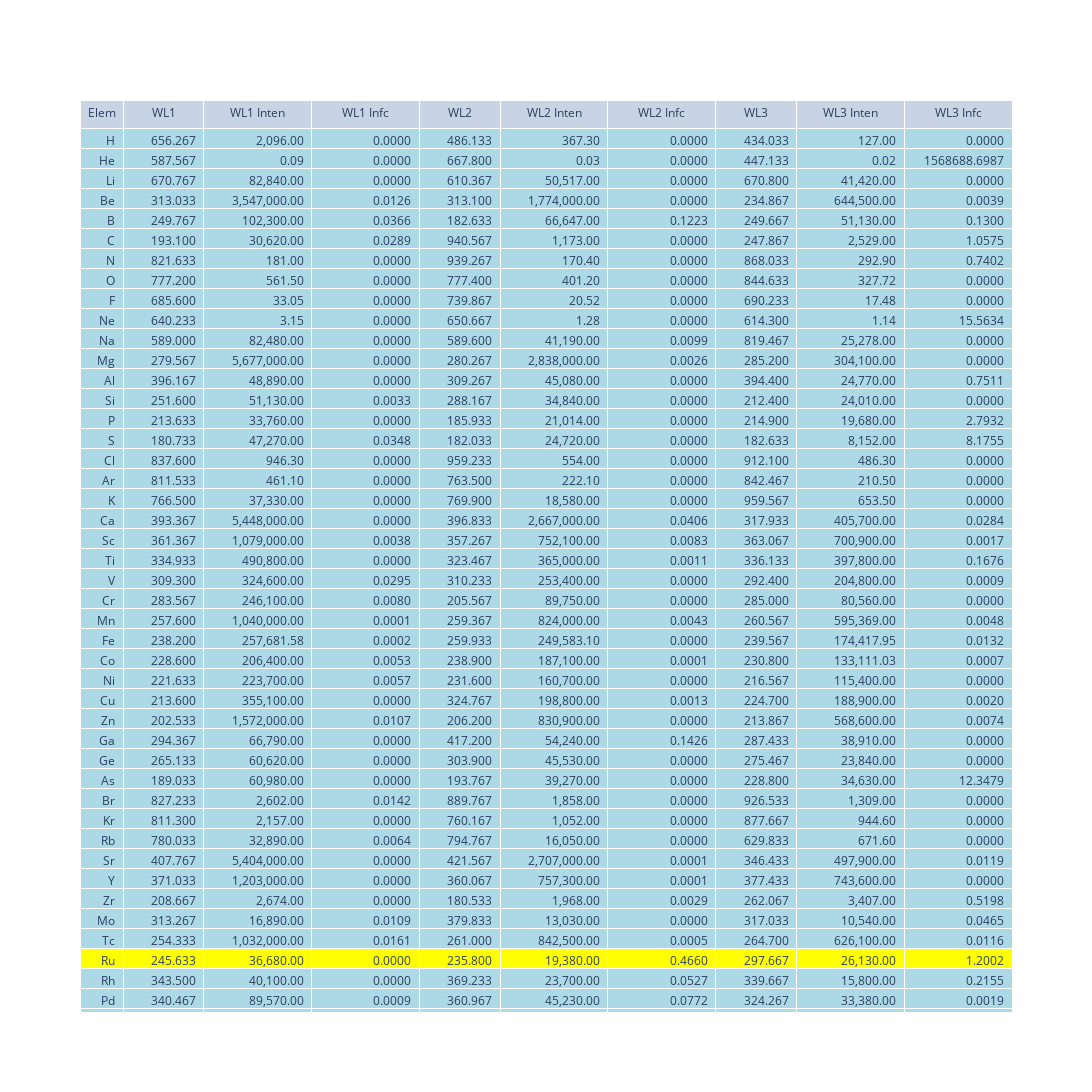

Notebook code cell kept with this figure:
### Code cell
#Make a table of this data with top 3 wavelengths for every element
#plotly takes data in column form as lists, plan to format text for cols
n_top = 3
infc_thresh = 0.25
infc_band = 0 #best signals do not have close neighbors. Units = wl increments
all_lines = np.sum(el_lines, axis=0)
el_waves = np.zeros((len(avail_elem), 3))
el_inten = np.zeros((len(avail_elem), 3))
el_infc = np.zeros((len(avail_elem), 3))
cell_col = [['lightblue' for i in range(len(avail_elem))] for i in range(3*n_top + 1)] #override to highlight
warn_color = 'yellow'
i = 0 #note el_lines indexing same as avail_elem by construction
for el in avail_elem:
    #find the n_top max intensity wavelengths
    top_ind = np.argpartition(el_lines[i], -n_top)[-n_top:]
    el_waves[i] = nist_wave[top_ind]
    el_inten[i] = el_lines[i][top_ind]
    #get additive spectrum of all other lines without this element
    el_others = all_lines - el_lines[i]
    el_infc[i] = [np.sum(el_others[i-infc_band:i+infc_band+1]) for i in top_ind] / el_lines[i][top_ind]

    #sort by non-infc intensity to elevate lowest interference lines
    sort_ind = np.argsort(el_inten[i] * (1 - el_infc[i]))[::-1] #descending sort now
    el_waves[i] = el_waves[i][sort_ind]
    el_inten[i] = el_inten[i][sort_ind]
    el_infc[i] = el_infc[i][sort_ind]
    #highlight the row if second interference figure about threshold
    if el_infc[i][1] > infc_thresh:
        for col in cell_col:
            col[i] = warn_color

    i += 1

tab_head = ['Elem','WL1','WL1 Inten', 'WL1 Infc', 'WL2','WL2 Inten','WL2 Infc', 'WL3','WL3 Inten','WL3 Infc']
data_cols = [avail_elem.copy()]
for i in range(n_top):
    data_cols.append(['{:.3f}'.format(x) for x in el_waves[:,i]])
    data_cols.append(['{:,.2f}'.format(x) for x in el_inten[:,i]])
    data_cols.append(['{:.4f}'.format(x) for x in el_infc[:,i]])

fig = go.Figure(data=[go.Table(
    columnwidth = [40,75,100,100,75,100,100,75,100,100],
    header=dict(values=tab_head),
    cells=dict(values=data_cols,
                align='right',
                fill_color = cell_col))])

fig.update_layout(width=1200, height=1900)
                    
fig.show()

### Figure 1 — Plotly figure (JSON) as saved in the notebook; plotly's stock layout.template omitted (floating-point values rounded to 4 significant figures; data arrays with more than 128 entries replaced by an {"elided": "..."} marker saying what was removed)
{"data": [{"cells": {"align": "right", "fill": {"color": {"elided": "10x80 str values"}}, "values": {"elided": "10x80 str values"}}, "columnwidth": [40, 75, 100, 100, 75, 100, 100, 75, 100, 100], "header": {"values": ["Elem", "WL1", "WL1 Inten", "WL1 Infc", "WL2", "WL2 Inten", "WL2 Infc", "WL3", "WL3 Inten", "WL3 Infc"]}, "type": "table"}], "layout": {"height": 1900, "width": 1200}}
